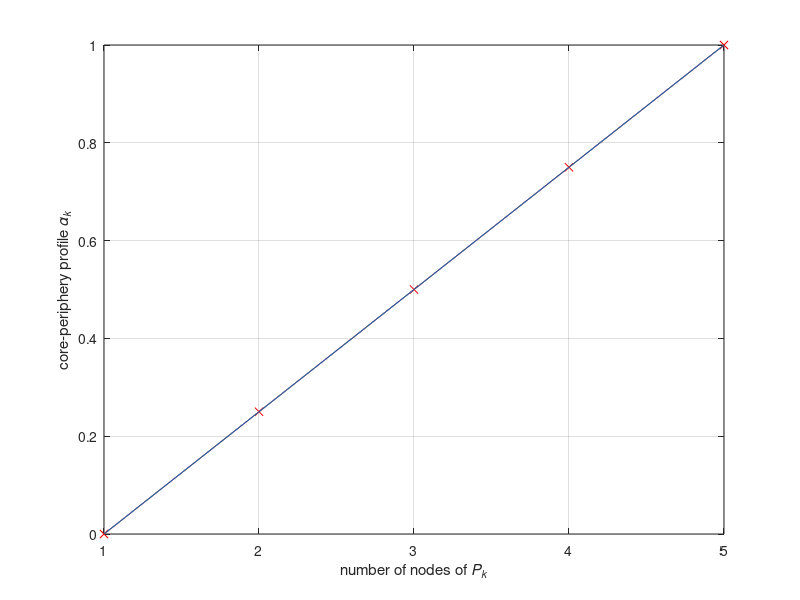
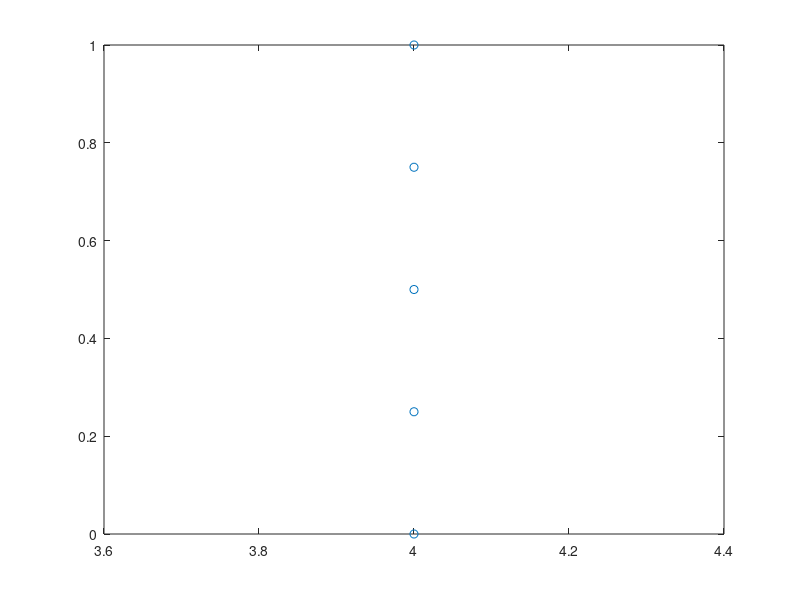

Write MATLAB code to recreate these figures, in order.
%
% !!! SIMPLIFIED VERSION FOR UNDIRECTED NETWORKS !!!
% C.P., Feb 2016
%
%%%%%%%%%%%%%%%%%%%%%%%%%%%%%%%%%%%%%%%%%%%%%%%%%%%%%%%%%%%%%%%%%%%%%%%
%
%Profiling core-periphery structure in a (possibly) DIRECTED, WEIGHTED network.
%
%Please cite: 
%F. Della Rossa, F. Dercole, C. Piccardi, 
%Profiling core-periphery network structure by random walkers
%Scientific Reports, 3, 1467, 2013, 
%http://dx.doi.org/10.1038/srep01467
%
%Copyright: 2013, Carlo Piccardi, Politecnico di Milano, Italy
%email carlo.piccardi@polimi.it
%
%Last updated: March 20, 2013
%
%%%%%%%%%%%%%%%%%%%%%%%%%%%%%%%%%%%%%%%%%%%%%%%%%%%%%%%%%%%%%%%%%%%%%%%
%
%INPUT: 
%The file 
%   A_{netname}.mat 
%must be in the working directory and must contain the following variables
%in Matlab binary format:
%   i) A : NxN weight matrix defining the (strongly connected) network. 
%       A(i,j) is the weight of the link i->j.
%       If all the (nonzero) weights are 1, the network is actually UNWEIGHTED.
%       If A is symmetric, the network is actually UNDIRECTED.
%   ii) labels : (optional) 1xN cell vector of node labels (e.g., names)
%
%OUTPUT: 
%On the screen:
%   i) the plot of the core-periphery profile;
%   ii) the cp-centralization C;
%   iii) the list of node labels with the corresponding coreness alpha_k
%        (ranked by the value of alpha_k)

clear all
close all
set(0,'Units','pixels') 
scn = get(0,'ScreenSize');

%%%%%%%%%%%%%%%%%%%%%%%%%%%%%%%%%%%%%%%%%%%%%%%%%%%%%%%%%%%%%%%%%%%%%%%

%%%%%name of the network: the file A_{netname}.mat will be loaded
%%%%%UNCOMMENT the name of the network to be loaded

%-----the following networks are analyzed in the paper
%-----(see reference above): the datafiles are available in the 
%-----distribution package 

netname='ff_und_bin';

%%%%%%%%%%%%%%%%%%%%%%%%%%%%%%%%%%%%%%%%%%%%%%%%%%%%%%%%%%%%%%%%%

%LOADING DATA, AND COMPUTING BASIC STATISTICS

disp([' '])
disp(['PROFILING CORE-PERIPHERY'])

%loads the NxN network matrix A 
%and (optionally) a Nx1 cell "labels" containing label strings
%load(strcat('A_',netname,'.mat'));
% A=full(A);
A = [ 0 1 1 1 1; 1 0 1 1 1; 1 1 0 1 1; 1 1 1 0 1;1 1 1 1 0];
A=sparse(A);
% %%%A=double(A>0); %!!!!!!!!!!!!to test the binary net

%if labels do not exist in the uploaded file,
%creates fictitious labels which are simply the node numbers
if length(find(char(who('*'))=='b'))==0 %labels do not exists in the file uploaded
    labels=cell(length(A),1);
    for i=1:length(A)
        labels(i)=cellstr(num2str(i));
    end;
end;

%OPTIONAL: In the core-periphery profile algorithm, when many nodes
%attain the min, the one with smallest index is taken. If you want
%instead to randomize the selection, you can shuffle the node numbering by
%uncommenting the following block.

% N=length(A);
% rp=randperm(N);
% labels=labels(rp);
% RP=zeros(N);
% for i=1:N
%     RP(i,rp(i))=1;
% end;
% A=RP*A*RP^(-1);

disp(['Network: ',netname,' - N = ',int2str(length(A))])

k_in=sum(A); %row vector of node in-weights (or in-degrees)
k_out=sum(A')'; %column vector of node out-weights (or out-degrees)
k_tot=k_out+k_in'; %total degree (or twice the degree, if undirected)
m=sum(k_in); %total weight (or total number of links) in the network
N=length(k_in); %number of nodes

Abin=double(A>0); %binary adjacency matrix
directed=sum(sum(Abin==Abin'))<N^2; %directed=1 for directed networks
weighted=sum(sum(A==Abin))<N^2; %weighted=1 for weighted networks

% % % disp(['Computing the Markov matrix...'])
% % % %creating the Markov matrix by row-normalizing A
% % % P=zeros(N,N);
% % % P=(diag(1./k_out))*A;
% % % 
% % % disp(['Computing Markov chain asymptotic distribution...'])
% % % %computing Markov asymptotic distribution (x)
% % % if directed
% % %     AAA=eye(N)-P'; 
% % %     AAA(N,:)=1;
% % %     bbb=zeros(N,1); 
% % %     bbb(N)=1;
% % %     x=AAA\bbb;
% % % else
% % %     x=k_in/sum(k_in);
% % % end;
% % % 
% % % xP=diag(x)*P; %[xP]_ij = x_i * p_ij

% A=full(A);

%%%%%%%%%%%%%%%%%%%%%%%%%%%%%%%%%%%%%%%%%%%%%%%%%%%%%%%%%%%%%%%%%

%sorting nodes according to total degree
[L,nodelist]=sort(k_in+k_out'); 
%current periphery and core: 
%starting periphery from the least connected node
periph=[nodelist(1)];           
core=setdiff([1:N],periph);
%alpha_tmp(i) is the persistence probability of the periphery 
%after the i-th node has been added
alpha_tmp=zeros(1,N); 

% % % %at each cycle, introducing the node that yields the
% % % %smallest increase in the pers.prob. of the periphery
% % % x_sum=sum(x(periph));
% % % xP_sum=sum(sum(xP(periph,periph)));
s_sum=k_out(periph);
w_sum=0;

tic %tracing the CPU time

for i=2:N-1
    if rem(i,100)==0
        disp(['...adding node ',int2str(i),' of ',int2str(N)]);
    end;
    utest=zeros(1,length(core));
    for j=1:length(core)
        %computing the pers.prob. if node j is adedd to periphery
        
        utest(j)=(w_sum+2*sum(A(periph,core(j)))+A(core(j),core(j)))/...
                 (s_sum+k_out(core(j)));
% % %         utest(j)=(xP_sum+sum(xP(core(j),periph))+sum(xP(periph,core(j)))+...
% % %                   xP(core(j),core(j)))/(x_sum+x(core(j)));
    end;
    [uuu,jjj]=sort(utest);
    alpha_tmp(i)=uuu(1);
    %among the core nodes yielding minimal increase in the pers.prob., 
    %select the one with smallest total degree
    listmin=core(jjj(uuu==min(uuu)));
    k_listmin=k_tot(listmin)';
    [kkk,lll]=min(k_listmin);
    newnode=listmin(lll);

    s_sum=s_sum+k_out(newnode);
    w_sum=w_sum+2*sum(A(periph,newnode))+A(newnode, newnode);
    
    periph=[periph newnode];
    core=setdiff([1:N],periph); 
% % %     x_sum=sum(x(periph));
% % %     xP_sum=sum(sum(xP(periph,periph)));
    
end;

ttt=toc; %tracing the CPU time

%final step: the current periphery eventually includes the whole network
alpha_tmp(N)=1;
periph=[periph core];

%plotting the core-periphery profile
figure('OuterPosition',[1 1*scn(4)/2 1*scn(3)/3 scn(4)/2])
f1=get(0,'CurrentFigure');
figure(f1)    
plot(1:N,alpha_tmp,'rx-',1:N,(0:N-1)/(N-1))
ylabel('core-periphery profile \it{\alpha_{k}}')
xlabel('number of nodes of \it{P_k}')
grid on

C=sum((0:N-1)/(N-1)-alpha_tmp)/((N-2)/2);
disp([' ']);
disp(['cp-centralization C = ',num2str(C)]);
 
%for export purposes: alpha(i) is the coreness of node i
for i=1:N
    alpha(i)=alpha_tmp(periph==i);
end;

disp(['CPU time (main cycle only) [sec] = ',num2str(ttt)]);
disp([' ']);
disp(['Press a key to display node coreness...']);
pause
disp(['rank     node label     id     coreness alpha_k'])
for i=N:-1:1
%     disp([int2str(N-i+1),'   ',char(labels(periph(i))),'   ',char(idc(periph(i))),'   ',num2str(alpha_tmp(i))])
    disp([int2str(N-i+1),'   ',char(labels(periph(i))),'   ',num2str(alpha_tmp(i))])
end;
disp(['rank     node label     coreness alpha_k'])

%saving the whole workspace
save(strcat('WksCP_',netname,'.mat'));

figure
plot(k_in,alpha,'o')